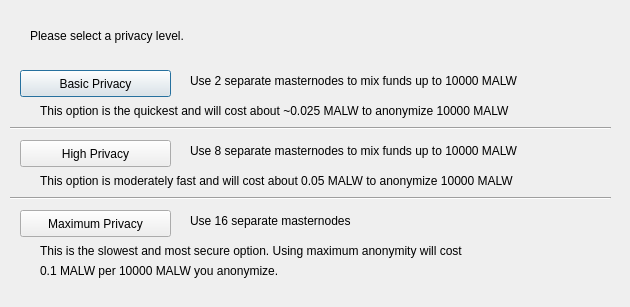
<?xml version="1.0" encoding="UTF-8"?>
<ui version="4.0">
 <class>ObfuscationConfig</class>
 <widget class="QDialog" name="ObfuscationConfig">
  <property name="geometry">
   <rect>
    <x>0</x>
    <y>0</y>
    <width>630</width>
    <height>307</height>
   </rect>
  </property>
  <property name="windowTitle">
   <string>Configure Obfuscation</string>
  </property>
  <widget class="QPushButton" name="buttonBasic">
   <property name="geometry">
    <rect>
     <x>20</x>
     <y>70</y>
     <width>151</width>
     <height>27</height>
    </rect>
   </property>
   <property name="text">
    <string>Basic Privacy</string>
   </property>
  </widget>
  <widget class="QPushButton" name="buttonHigh">
   <property name="geometry">
    <rect>
     <x>20</x>
     <y>140</y>
     <width>151</width>
     <height>27</height>
    </rect>
   </property>
   <property name="text">
    <string>High Privacy</string>
   </property>
  </widget>
  <widget class="QPushButton" name="buttonMax">
   <property name="geometry">
    <rect>
     <x>20</x>
     <y>210</y>
     <width>151</width>
     <height>27</height>
    </rect>
   </property>
   <property name="text">
    <string>Maximum Privacy</string>
   </property>
  </widget>
  <widget class="QLabel" name="label">
   <property name="geometry">
    <rect>
     <x>30</x>
     <y>20</y>
     <width>571</width>
     <height>31</height>
    </rect>
   </property>
   <property name="text">
    <string>Please select a privacy level.</string>
   </property>
  </widget>
  <widget class="QLabel" name="label_2">
   <property name="geometry">
    <rect>
     <x>190</x>
     <y>70</y>
     <width>421</width>
     <height>21</height>
    </rect>
   </property>
   <property name="text">
    <string>Use 2 separate masternodes to mix funds up to 10000 MALW</string>
   </property>
  </widget>
  <widget class="QLabel" name="label_3">
   <property name="geometry">
    <rect>
     <x>190</x>
     <y>140</y>
     <width>411</width>
     <height>21</height>
    </rect>
   </property>
   <property name="text">
    <string>Use 8 separate masternodes to mix funds up to 10000 MALW</string>
   </property>
  </widget>
  <widget class="QLabel" name="label_4">
   <property name="geometry">
    <rect>
     <x>190</x>
     <y>210</y>
     <width>421</width>
     <height>21</height>
    </rect>
   </property>
   <property name="text">
    <string>Use 16 separate masternodes</string>
   </property>
  </widget>
  <widget class="QLabel" name="label_6">
   <property name="geometry">
    <rect>
     <x>40</x>
     <y>100</y>
     <width>561</width>
     <height>21</height>
    </rect>
   </property>
   <property name="text">
    <string>This option is the quickest and will cost about ~0.025 MALW to anonymize 10000 MALW</string>
   </property>
  </widget>
  <widget class="QLabel" name="label_7">
   <property name="geometry">
    <rect>
     <x>40</x>
     <y>170</y>
     <width>561</width>
     <height>21</height>
    </rect>
   </property>
   <property name="text">
    <string>This option is moderately fast and will cost about 0.05 MALW to anonymize 10000 MALW</string>
   </property>
  </widget>
  <widget class="QLabel" name="label_8">
   <property name="geometry">
    <rect>
     <x>40</x>
     <y>240</y>
     <width>561</width>
     <height>21</height>
    </rect>
   </property>
   <property name="text">
    <string>This is the slowest and most secure option. Using maximum anonymity will cost</string>
   </property>
  </widget>
  <widget class="QLabel" name="label_9">
   <property name="geometry">
    <rect>
     <x>40</x>
     <y>260</y>
     <width>561</width>
     <height>21</height>
    </rect>
   </property>
   <property name="text">
    <string>0.1 MALW per 10000 MALW you anonymize.</string>
   </property>
  </widget>
  <widget class="Line" name="line">
   <property name="geometry">
    <rect>
     <x>10</x>
     <y>120</y>
     <width>601</width>
     <height>16</height>
    </rect>
   </property>
   <property name="orientation">
    <enum>Qt::Horizontal</enum>
   </property>
  </widget>
  <widget class="Line" name="line_2">
   <property name="geometry">
    <rect>
     <x>10</x>
     <y>190</y>
     <width>601</width>
     <height>16</height>
    </rect>
   </property>
   <property name="orientation">
    <enum>Qt::Horizontal</enum>
   </property>
  </widget>
 </widget>
 <resources/>
 <connections/>
</ui>
